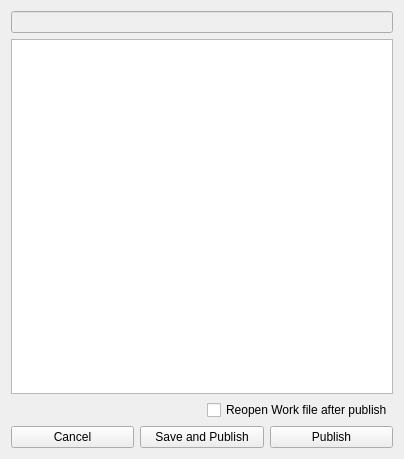
<?xml version="1.0" encoding="UTF-8"?>
<ui version="4.0">
    <class>main</class>
    <widget class="QWidget" name="main">
        <property name="windowModality">
            <enum>Qt::NonModal</enum>
        </property>
        <property name="enabled">
            <bool>true</bool>
        </property>
        <property name="geometry">
            <rect>
                <x>0</x>
                <y>0</y>
                <width>404</width>
                <height>459</height>
            </rect>
        </property>
        <property name="windowTitle">
            <string>Form</string>
        </property>
        <layout class="QVBoxLayout" name="verticalLayout_2">
            <item>
                <layout class="QVBoxLayout" name="vBox_layout"/>
            </item>
            <item>
                <layout class="QVBoxLayout" name="verticalLayout">
                    <item>
                        <widget class="QLineEdit" name="path_le">
                            <property name="enabled">
                                <bool>false</bool>
                            </property>
                        </widget>
                    </item>
                    <item>
                        <widget class="QTextEdit" name="description_te">
                            <property name="enabled">
                                <bool>true</bool>
                            </property>
                            <property name="acceptDrops">
                                <bool>false</bool>
                            </property>
                            <property name="readOnly">
                                <bool>true</bool>
                            </property>
                        </widget>
                    </item>
                    <item>
                        <layout class="QHBoxLayout" name="horizontalLayout">
                            <item>
                                <spacer name="horizontalSpacer">
                                    <property name="orientation">
                                        <enum>Qt::Horizontal</enum>
                                    </property>
                                    <property name="sizeHint" stdset="0">
                                        <size>
                                            <width>40</width>
                                            <height>20</height>
                                        </size>
                                    </property>
                                </spacer>
                            </item>
                            <item>
                                <widget class="QCheckBox" name="reopen_chbx">
                                    <property name="text">
                                        <string>Reopen Work file after publish</string>
                                    </property>
                                </widget>
                            </item>
                        </layout>
                    </item>
                </layout>
            </item>
            <item>
                <layout class="QHBoxLayout" name="horizontalLayout_2">
                    <item>
                        <widget class="QPushButton" name="cancel_btn">
                            <property name="text">
                                <string>Cancel</string>
                            </property>
                        </widget>
                    </item>
                    <item>
                        <widget class="QPushButton" name="apply_btn">
                            <property name="text">
                                <string>Save and Publish</string>
                            </property>
                        </widget>
                    </item>
                    <item>
                        <widget class="QPushButton" name="ok_btn">
                            <property name="text">
                                <string>Publish</string>
                            </property>
                        </widget>
                    </item>
                </layout>
            </item>
        </layout>
    </widget>
    <resources/>
    <connections/>
</ui>
